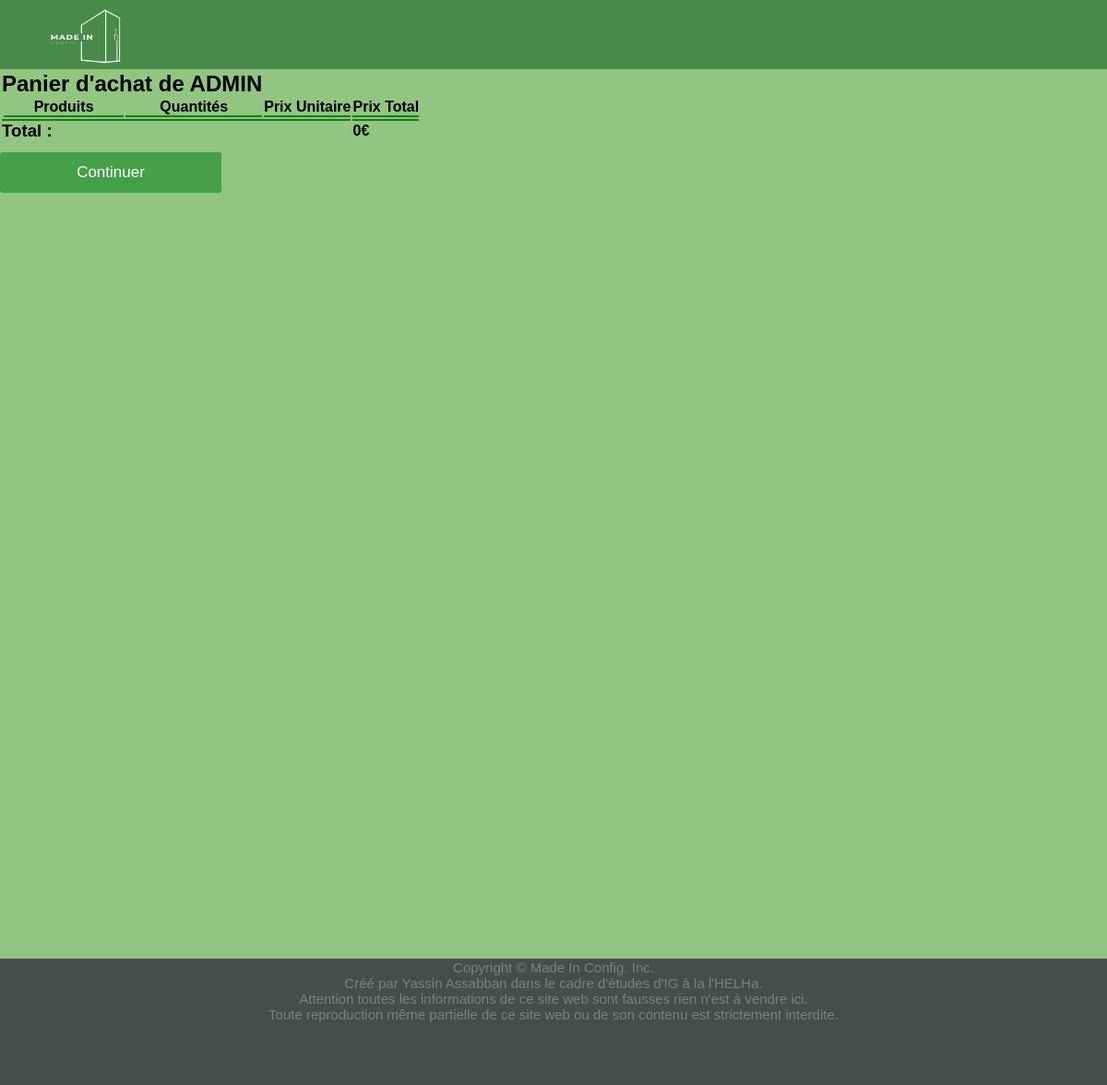
Page /panier.php (signed in) on the earlier database version.
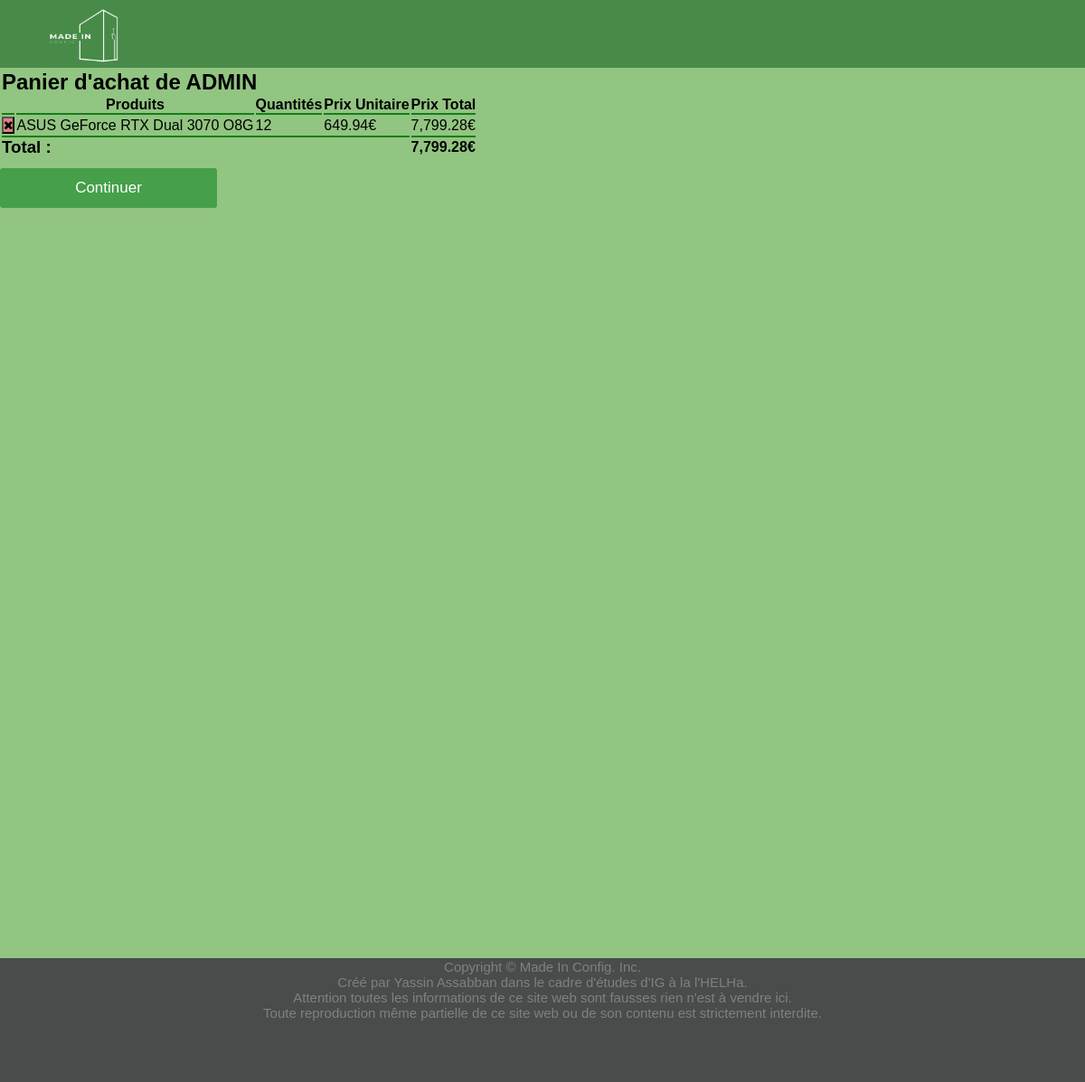
Same page on the later database version.
### tables this page shows
CREATE TABLE `panier` (
  `num_pro` int(11) NOT NULL,
  `id_cli` int(11) NOT NULL,
  `qte_pro` int(11) NOT NULL,
  `datePanier` datetime NOT NULL DEFAULT current_timestamp(),
  `id_panier` int(11) NOT NULL
);

CREATE TABLE `produits` (
  `num_pro` int(11) NOT NULL,
  `dispo_pro` tinyint(1) NOT NULL DEFAULT 1,
  `imgsource` varchar(100) NOT NULL,
  `marques_pro` varchar(100) NOT NULL,
  `description` varchar(500) NOT NULL,
  `prix_pro` decimal(12,2) NOT NULL,
  `category` varchar(20) NOT NULL
);

### panier.php (the view, shortened to what this page needs)
<?php
require_once 'config.php';
?>
<!DOCTYPE html>
<html>
<head>
    <link rel="stylesheet" type="text/css" href="style.css">
    <link rel="stylesheet" href="https://cdnjs.cloudflare.com/ajax/libs/font-awesome/4.7.0/css/font-awesome.min.css">
</head>
<header>
    <div class="lisere">
        <a href="index.php"><img src="logo/logo2.png" class="logolis"></a>
    </div>
</header>
<body>
    <table>
        <tr>
            <td colspan="3">
                <h2>Panier d'achat de <?php $sess = $_SESSION['userName'];
                                        echo $sess; ?></h2>
            </td>
        </tr>
        <tr>
            <th></th>
            <th>Produits</th>
            <th>Quantités</th>
            <th>Prix Unitaire</th>
            <th>Prix Total</th>
        </tr>
        <?php
        $toPanier = $bdd->prepare("SELECT * FROM panier WHERE id_cli = ?");
        $toPanier->execute(array($_SESSION['userID']));
        $totalFormat = 0;
        $total = 0;
        while ($row = $toPanier->fetch()) {
            $recProduits = $bdd->prepare("SELECT * FROM produits WHERE num_pro = ?");
            $recProduits->execute(array($row['num_pro']));
            $infoProduits = $recProduits->fetch();
            $prixTotalParProduit = $infoProduits['prix_pro'] * $row['qte_pro'];
            $prixTotalParProduitFormat = number_format($prixTotalParProduit, 2);
            $total = $total + $prixTotalParProduit;
            $totalFormat = number_format($total, 2);
        ?>
            <tr>
                <form method="POST" action="panier.php">
                    <td><button class="btnSuppProd" type="submit" name="deleteItem" value="<?php echo $row['id_panier']; ?>"><i class="fa fa-close"></i></button></td>
                </form>
                <td><?= $infoProduits['marques_pro']; ?></td>
                <td><?= $row['qte_pro']; ?></td>
                <td><?= $infoProduits['prix_pro']; ?>€</td>
                <td><?= $prixTotalParProduitFormat; ?>€</td>
            </tr>
        <?php
        }
        ?>
        <tr>
            <td colspan="4" class="borderGreenTop">
                <h3>Total :</h3>
            </td>
            <td class="borderGreenTop"><span class="price" style="color:black"><b><?= $totalFormat ?>€</b></span></td>
        </tr>
    </table>
</body>
<a href="checkout.php"><input type="submit" value="Continuer" class="btnPanier" name="boutonContinuer"></a>
<div class="pousse-footer"></div>
<footer>
    <p>Copyright © Made In Config. Inc.</p>
    <p>Créé par Yassin Assabban dans le cadre d'études d'IG à la l'HELHa.</p>
    <p>Attention toutes les informations de ce site web sont fausses rien n'est à vendre ici.</p>
    <p>Toute reproduction même partielle de ce site web ou de son contenu est strictement interdite.</p>
</footer>
</body>
</html>

### style.css (style rules this page uses)
body { background-color: #92c581; }
html, body { height: 100%; margin: 0; font-family: Arial Rounded MT Bold, sans-serif; }
* { margin: 0px; padding: 0px; font-family: Arial Rounded MT Bold, sans-serif; box-sizing: border-box; }
div.lisere { background-color: #488B49; width: 100%; height: 75px; }
.logolis { width: 85px; height: 80px; margin-left: 50px; }
input[type="submit"],input[type="button"],input[type="search"] { border-width: 0px; }
footer { display: flex; flex-flow: column wrap; padding: 1px; background-color: #484C4A; color: grey; position: static; bottom: 0; font-size: 15px; text-align: center; width: 100%; height: 137px; }
.pousse-footer { margin-top: 7%; min-height: 100%; }
th { border-bottom: 2px solid #137E1A; }
td.borderGreenTop { border-top: 2px solid #137E1A; }
.btnSuppProd { color: black; background-color: rgb(220, 130, 130); }
.btnPanier { background-color: #45a049; color: white; padding: 12px; margin: 10px 0; border: none; float: left; width: 20%; border-radius: 3px; cursor: pointer; font-size: 17px; }

Differences in the rows shown:
added panier: $row['id_panier'] 97 (drawn), produits.marques_pro "ASUS GeForce RTX Dual 3070 O8G", qte_pro "12", produits.prix_pro "649.94", qte_pro.prix_pro "7,799.28"
Other differences:
$totalFormat: "0" → "7,799.28"
